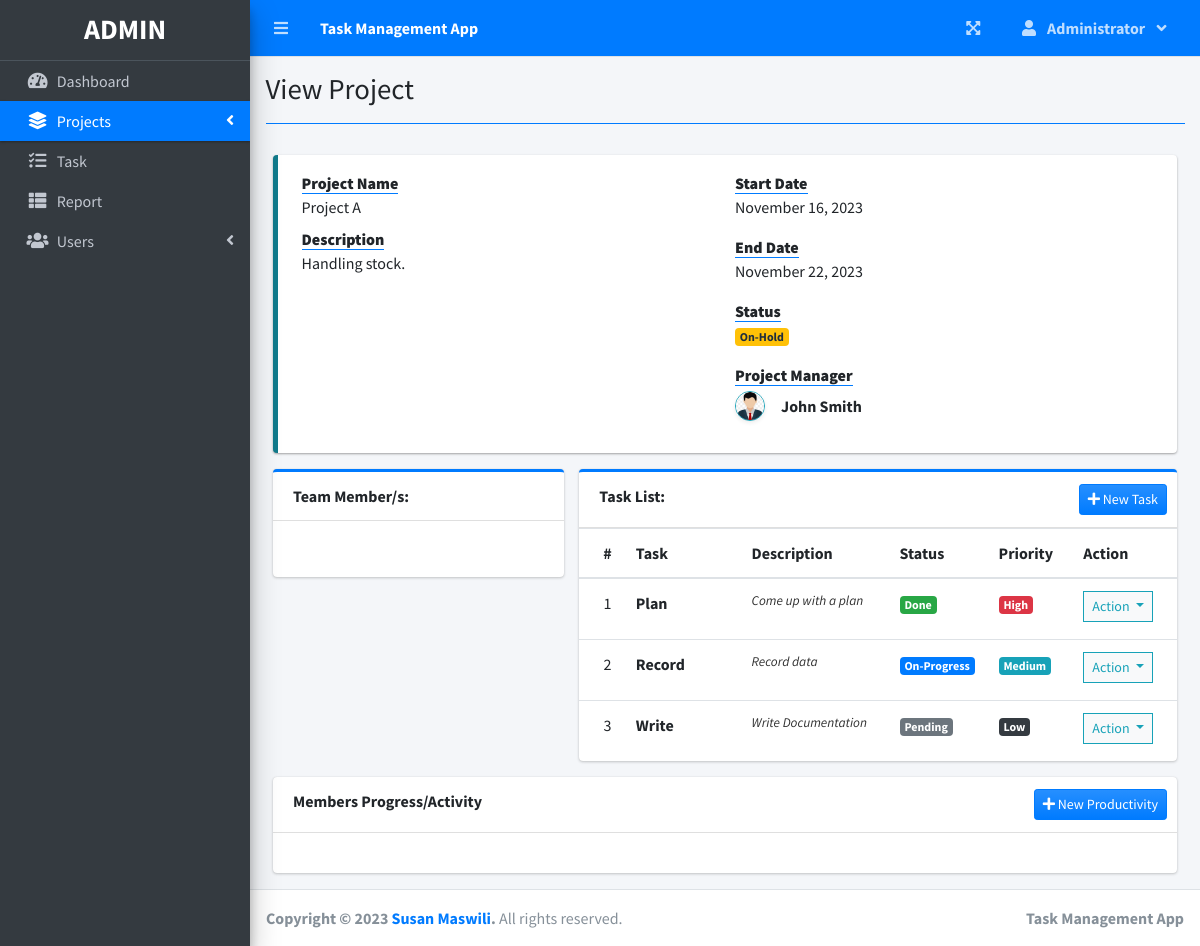
The page /index.php?page=view_project&id=3 (signed in) on the database its author committed.
### tables this page shows
CREATE TABLE `users` (
  `id` int(30) NOT NULL,
  `firstname` varchar(200) NOT NULL,
  `lastname` varchar(200) NOT NULL,
  `email` varchar(200) NOT NULL,
  `password` text NOT NULL,
  `type` tinyint(1) NOT NULL DEFAULT 2 COMMENT '1 = admin, 2 = staff',
  `avatar` text NOT NULL DEFAULT 'no-image-available.png',
  `date_created` datetime NOT NULL DEFAULT current_timestamp()
);

CREATE TABLE `task_list` (
  `id` int(30) NOT NULL,
  `project_id` int(30) NOT NULL,
  `task` varchar(200) NOT NULL,
  `description` text NOT NULL,
  `status` tinyint(4) NOT NULL,
  `date_created` datetime NOT NULL DEFAULT current_timestamp(),
  `priority` tinyint(255) DEFAULT NULL
);

### view_project.php (the view, shortened to what this page needs)
<?php
include 'db_connect.php';
$stat = array("Pending","Started","On-Progress","On-Hold","Over Due","Done");
$manager = $conn->query("SELECT *,concat(firstname,' ',lastname) as name FROM users where id = $manager_id");
$manager = $manager->num_rows > 0 ? $manager->fetch_array() : array();
?>
<div class="col-lg-12">
	<div class="row">
		<div class="col-md-12">
			<div class="callout callout-info">
				<div class="col-md-12">
					<div class="row">
						<div class="col-sm-6">
							<dl>
								<dt><b class="border-bottom border-primary">Project Name</b></dt>
								<dd><?php echo ucwords($name) ?></dd>
								<dt><b class="border-bottom border-primary">Description</b></dt>
								<dd><?php echo html_entity_decode($description) ?></dd>
							</dl>
						</div>
						<div class="col-md-6">
							<dl>
								<dt><b class="border-bottom border-primary">Start Date</b></dt>
								<dd><?php echo date("F d, Y",strtotime($start_date)) ?></dd>
							</dl>
							<dl>
								<dt><b class="border-bottom border-primary">End Date</b></dt>
								<dd><?php echo date("F d, Y",strtotime($end_date)) ?></dd>
							</dl>
							<dl>
								<dt><b class="border-bottom border-primary">Status</b></dt>
								<dd>
									<?php
									  if($stat[$status] =='Pending'){
									  	echo "<span class='badge badge-secondary'>{$stat[$status]}</span>";
									  }elseif($stat[$status] =='Started'){
									  	echo "<span class='badge badge-primary'>{$stat[$status]}</span>";
									  }elseif($stat[$status] =='On-Progress'){
									  	echo "<span class='badge badge-info'>{$stat[$status]}</span>";
									  }elseif($stat[$status] =='On-Hold'){
									  	echo "<span class='badge badge-warning'>{$stat[$status]}</span>";
									  }elseif($stat[$status] =='Over Due'){
									  	echo "<span class='badge badge-danger'>{$stat[$status]}</span>";
									  }elseif($stat[$status] =='Done'){
									  	echo "<span class='badge badge-success'>{$stat[$status]}</span>";
									  }
									?>
								</dd>
							</dl>
							<dl>
								<dt><b class="border-bottom border-primary">Project Manager</b></dt>
								<dd>
									<?php if(isset($manager['id'])) : ?>
									<div class="d-flex align-items-center mt-1">
										<img class="img-circle img-thumbnail p-0 shadow-sm border-info img-sm mr-3" src="assets/uploads/<?php echo $manager['avatar'] ?>" alt="Avatar">
										<b><?php echo ucwords($manager['name']) ?></b>
									</div>
									<?php else: ?>
										<small><i>Manager Deleted from Database</i></small>
									<?php endif; ?>
								</dd>
							</dl>
						</div>
					</div>
				</div>
			</div>
		</div>
	</div>
	<div class="row">
		<div class="col-md-4">
			<div class="card card-outline card-primary">
				<div class="card-header">
					<span><b>Team Member/s:</b></span>
				</div>
				<div class="card-body">
				</div>
			</div>
		</div>
		<div class="col-md-8">
			<div class="card card-outline card-primary">
				<div class="card-header">
					<span><b>Task List:</b></span>
					<?php if($_SESSION['login_type'] != 3): ?>
					<div class="card-tools">
						<button class="btn btn-primary bg-gradient-primary btn-sm" type="button" id="new_task"><i class="fa fa-plus"></i> New Task</button>
					</div>
				<?php endif; ?>
				</div>
				<div class="card-body p-0">
					<div class="table-responsive">
					<table class="table table-condensed m-0 table-hover">
						<colgroup>
							<col width="5%">
							<col width="25%">
							<col width="30%">
							<col width="15%">
							<col width="15%">
						</colgroup>
						<thead>
							<th>#</th>
							<th>Task</th>
							<th>Description</th>
							<th>Status</th>
							<th>Priority</th>
							<th>Action</th>
						</thead>
						<tbody>
							<?php
							$i = 1;
							$tasks = $conn->query("SELECT * FROM task_list where project_id = {$id} order by task asc");
							while($row=$tasks->fetch_assoc()):
								$trans = get_html_translation_table(HTML_ENTITIES,ENT_QUOTES);
								unset($trans["\""], $trans["<"], $trans[">"], $trans["<h2"]);
								$desc = strtr(html_entity_decode($row['description']),$trans);
								$desc=str_replace(array("<li>","</li>"), array("",", "), $desc);
							?>
								<tr>
			                        <td class="text-center"><?php echo $i++ ?></td>
			                        <td class=""><b><?php echo ucwords($row['task']) ?></b></td>
			                        <td class=""><p class="truncate"><?php echo strip_tags($desc) ?></p></td>
			                        <td>
			                        	<?php
			                        	if($row['status'] == 1){
									  		echo "<span class='badge badge-secondary'>Pending</span>";
			                        	}elseif($row['status'] == 2){
									  		echo "<span class='badge badge-primary'>On-Progress</span>";
			                        	}elseif($row['status'] == 3){
									  		echo "<span class='badge badge-success'>Done</span>";
			                        	}
			                        	?>
			                        </td>
									<td>
			                        	<?php
			                        	if($row['priority'] == 8){
									  		echo "<span class='badge badge-dark'>Low</span>";
			                        	}elseif($row['priority'] == 9){
									  		echo "<span class='badge badge-info'>Medium</span>";
			                        	}elseif($row['priority'] == 10){
									  		echo "<span class='badge badge-danger'>High</span>";
			                        	}
			                        	?>
			                        </td>
			                        <td class="text-center">
										<button type="button" class="btn btn-default btn-sm btn-flat border-info wave-effect text-info dropdown-toggle" data-toggle="dropdown" aria-expanded="true">
					                      Action
					                    </button>
									</td>
		                    	</tr>
							<?php
							endwhile;
							?>
						</tbody>
					</table>
					</div>
				</div>
			</div>
		</div>
	</div>
	<div class="row">
		<div class="col-md-12">
			<div class="card">
				<div class="card-header">
					<b>Members Progress/Activity</b>
					<div class="card-tools">
						<button class="btn btn-primary bg-gradient-primary btn-sm" type="button" id="new_productivity"><i class="fa fa-plus"></i> New Productivity</button>
					</div>
				</div>
				<div class="card-body">
				</div>
			</div>
		</div>
	</div>
</div>

### index.php (shortened to what this page needs)
<!DOCTYPE html>
<html lang="en">
<?php
	include 'header.php'
?>
<body class="hold-transition sidebar-mini layout-fixed layout-navbar-fixed layout-footer-fixed">
<div class="wrapper">
  <?php include 'topbar.php' ?>
  <?php include 'sidebar.php' ?>
  <div class="content-wrapper">
    <div class="content-header">
      <div class="container-fluid">
        <div class="row mb-2">
          <div class="col-sm-6">
            <h1 class="m-0"><?php echo $title ?></h1>
          </div>
        </div>
            <hr class="border-primary">
      </div>
    </div>
    <section class="content">
      <div class="container-fluid">
         <?php
            $page = isset($_GET['page']) ? $_GET['page'] : 'home';
            if(!file_exists($page.".php")){
                include '404.html';
            }else{
            include $page.'.php';
            }
          ?>
      </div>
    </section>
  </div>
  <footer class="main-footer">
    <strong>Copyright &copy; 2023 <a href="https://www.linkedin.com/in/susan-maswili-36738976/">Susan Maswili</a>.</strong>
    All rights reserved.
    <div class="float-right d-none d-sm-inline-block">
      <b><?php echo $_SESSION['system']['name'] ?></b>
    </div>
  </footer>
</div>
</body>
</html>

### header.php (shortened to what this page needs)
<head>
  <?php
  $title = isset($_GET['page']) ? ucwords(str_replace("_", ' ', $_GET['page'])) : "Home";
  ?>
<html style="background: {{ assets('background/tasks.jpg') }}">
  <link rel="stylesheet" href="assets/plugins/fontawesome-free/css/all.min.css">
  <link rel="stylesheet" href="assets/plugins/overlayScrollbars/css/OverlayScrollbars.min.css">
  <link rel="stylesheet" href="assets/plugins/datatables-bs4/css/dataTables.bootstrap4.min.css">
  <link rel="stylesheet" href="assets/plugins/datatables-responsive/css/responsive.bootstrap4.min.css">
  <link rel="stylesheet" href="assets/plugins/datatables-buttons/css/buttons.bootstrap4.min.css">
  <link rel="stylesheet" href="assets/plugins/select2/css/select2.min.css">
  <link rel="stylesheet" href="assets/plugins/select2-bootstrap4-theme/select2-bootstrap4.min.css">
  <link rel="stylesheet" href="assets/plugins/sweetalert2-theme-bootstrap-4/bootstrap-4.min.css">
  <link rel="stylesheet" href="assets/plugins/toastr/toastr.min.css">
  <link rel="stylesheet" href="assets/plugins/dropzone/min/dropzone.min.css">
  <link rel="stylesheet" href="assets/dist/css/jquery.datetimepicker.min.css">
  <link rel="stylesheet" href="assets/plugins/icheck-bootstrap/icheck-bootstrap.min.css">
  <link rel="stylesheet" href="assets/plugins/bootstrap4-toggle/css/bootstrap4-toggle.min.css">
  <link rel="stylesheet" href="assets/dist/css/adminlte.min.css">
  <link rel="stylesheet" href="assets/dist/css/styles.css">
  <link rel="stylesheet" href="assets/plugins/summernote/summernote-bs4.min.css">
</head>

### topbar.php (shortened to what this page needs)
<nav class="main-header navbar navbar-expand navbar-primary navbar-dark ">
  <ul class="navbar-nav">
    <?php if(isset($_SESSION['login_id'])): ?>
    <li class="nav-item">
      <a class="nav-link" data-widget="pushmenu" href="" role="button"><i class="fas fa-bars"></i></a>
    </li>
  <?php endif; ?>
    <li>
      <a class="nav-link text-white"  href="./" role="button"> <large><b><?php echo $_SESSION['system']['name'] ?></b></large></a>
    </li>
  </ul>
  <ul class="navbar-nav ml-auto">
    <li class="nav-item">
      <a class="nav-link" data-widget="fullscreen" href="#" role="button">
        <i class="fas fa-expand-arrows-alt"></i>
      </a>
    </li>
   <li class="nav-item dropdown">
          <a class="nav-link"  data-toggle="dropdown" aria-expanded="true" href="javascript:void(0)">
            <span>
              <div class="d-felx badge-pill">
                <span class="fa fa-user mr-2"></span>
                <span><b><?php echo ucwords($_SESSION['login_firstname']) ?></b></span>
                <span class="fa fa-angle-down ml-2"></span>
              </div>
            </span>
          </a>
    </li>
  </ul>
</nav>

### sidebar.php (shortened to what this page needs)
<aside class="main-sidebar sidebar-dark-primary elevation-4">
  <div class="dropdown">
 	<a href="./" class="brand-link">
      <?php if($_SESSION['login_type'] == 1): ?>
      <h3 class="text-center p-0 m-0"><b>ADMIN</b></h3>
      <?php else: ?>
      <h3 class="text-center p-0 m-0"><b>USER</b></h3>
      <?php endif; ?>
  </a>
  </div>
  <div class="sidebar pb-4 mb-4">
    <nav class="mt-2">
      <ul class="nav nav-pills nav-sidebar flex-column nav-flat" data-widget="treeview" role="menu" data-accordion="false">
        <li class="nav-item dropdown">
          <a href="./" class="nav-link nav-home">
            <i class="nav-icon fas fa-tachometer-alt"></i>
            <p>
              Dashboard
            </p>
          </a>
        </li>
        <li class="nav-item">
          <a href="#" class="nav-link nav-edit_project nav-view_project">
            <i class="nav-icon fas fa-layer-group"></i>
            <p>
              Projects
              <i class="right fas fa-angle-left"></i>
            </p>
          </a>
        </li>
        <li class="nav-item">
              <a href="./index.php?page=task_list" class="nav-link nav-task_list">
                <i class="fas fa-tasks nav-icon"></i>
                <p>Task</p>
              </a>
        </li>
        <?php if($_SESSION['login_type'] != 3): ?>
         <li class="nav-item">
              <a href="./index.php?page=reports" class="nav-link nav-reports">
                <i class="fas fa-th-list nav-icon"></i>
                <p>Report</p>
              </a>
        </li>
        <?php endif; ?>
        <?php if($_SESSION['login_type'] == 1): ?>
        <li class="nav-item">
          <a href="#" class="nav-link nav-edit_user">
            <i class="nav-icon fas fa-users"></i>
            <p>
              Users
              <i class="right fas fa-angle-left"></i>
            </p>
          </a>
        </li>
      <?php endif; ?>
      </ul>
    </nav>
  </div>
</aside>

### view_project.php (style rules this page uses)
.truncate { -webkit-line-clamp:1 !important; }

### rows shown on the page
users: avatar (picture)
task_list: task "Plan", description "Come up with a plan", status "Done", priority "High"
task_list: task "Record", description "Record data", status "On-Progress", priority "Medium"
task_list: task "Write", description "Write Documentation", status "Pending", priority "Low"

### other values the page prints
$_SESSION['system']['name'] "Task Management App"
$_SESSION['login_firstname'] "Administrator"
$title "View Project"
$name "Project A"
html_entity_decode($description) "Handling stock."
date("F d, Y",strtotime($start_date)) "November 16, 2023"
date("F d, Y",strtotime($end_date)) "November 22, 2023"
$stat[$status] "On-Hold"
$manager['name'] "John Smith"
